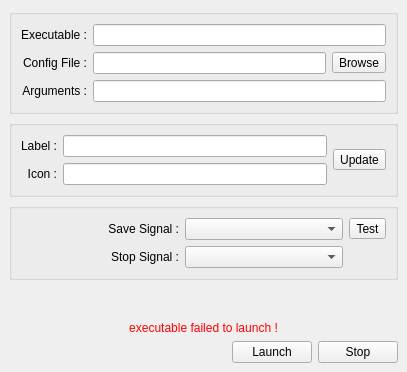
<?xml version="1.0" encoding="UTF-8"?>
<ui version="4.0">
 <class>MainWindow</class>
 <widget class="QMainWindow" name="MainWindow">
  <property name="geometry">
   <rect>
    <x>0</x>
    <y>0</y>
    <width>407</width>
    <height>372</height>
   </rect>
  </property>
  <property name="windowTitle">
   <string>Ray Proxy</string>
  </property>
  <widget class="QWidget" name="centralwidget">
   <layout class="QVBoxLayout" name="verticalLayout_2">
    <item>
     <widget class="QGroupBox" name="groupBox">
      <property name="toolTip">
       <string>&lt;html&gt;&lt;head/&gt;&lt;body&gt;&lt;p&gt;Command-line options are incompatible with robust session management for a variety of reasons, so the NSM server does not support them directly.&lt;/p&gt;&lt;p&gt;Some audio programs doesn't have NSM implementation yet, but they can have a LASH/LADISH implementation, and we can use it for the save signal.&lt;/p&gt;&lt;p&gt;Be warned that referring to files outside of the session directory will impair your ability to reliably archive and transport sessions. &lt;br/&gt;&lt;br/&gt;Patching the program to use NSM natively will result in a better experience. &lt;/p&gt;&lt;/body&gt;&lt;/html&gt;</string>
      </property>
      <property name="title">
       <string/>
      </property>
      <layout class="QGridLayout" name="gridLayout_3">
       <item row="1" column="1">
        <widget class="QLineEdit" name="lineEditConfigFile">
         <property name="toolTip">
          <string>&lt;html&gt;&lt;head/&gt;&lt;body&gt;&lt;p&gt;The program will be started with its current directory being a uniquely named directory under the current session directory. &lt;/p&gt;&lt;p&gt;It is recommended that you only refer to files in the current directory.&lt;/p&gt;&lt;/body&gt;&lt;/html&gt;</string>
         </property>
        </widget>
       </item>
       <item row="1" column="0">
        <widget class="QLabel" name="label_3">
         <property name="toolTip">
          <string>&lt;html&gt;&lt;head/&gt;&lt;body&gt;&lt;p&gt;The program will be started with its current directory being a uniquely named directory under the current session directory. &lt;/p&gt;&lt;p&gt;It is recommended that you only refer to files in the current directory.&lt;/p&gt;&lt;/body&gt;&lt;/html&gt;</string>
         </property>
         <property name="text">
          <string>Config File :</string>
         </property>
         <property name="alignment">
          <set>Qt::AlignRight|Qt::AlignTrailing|Qt::AlignVCenter</set>
         </property>
        </widget>
       </item>
       <item row="0" column="0">
        <widget class="QLabel" name="label_2">
         <property name="toolTip">
          <string>&lt;html&gt;&lt;head/&gt;&lt;body&gt;&lt;p&gt;Command-line options are incompatible with robust session management for a variety of reasons, so the NSM server does not support them directly.&lt;/p&gt;&lt;p&gt;Some audio programs doesn't have NSM implementation yet, but they can have a LASH/LADISH implementation, and we can use it for the save signal.&lt;/p&gt;&lt;p&gt;Be warned that referring to files outside of the session directory will impair your ability to reliably archive and transport sessions. &lt;br/&gt;&lt;br/&gt;Patching the program to use NSM natively will result in a better experience. &lt;/p&gt;&lt;/body&gt;&lt;/html&gt;</string>
         </property>
         <property name="text">
          <string>Executable :</string>
         </property>
         <property name="alignment">
          <set>Qt::AlignRight|Qt::AlignTrailing|Qt::AlignVCenter</set>
         </property>
        </widget>
       </item>
       <item row="0" column="1" colspan="2">
        <widget class="QLineEdit" name="lineEditExecutable">
         <property name="toolTip">
          <string>&lt;html&gt;&lt;head/&gt;&lt;body&gt;&lt;p&gt;Command-line options are incompatible with robust session management for a variety of reasons, so the NSM server does not support them directly.&lt;/p&gt;&lt;p&gt;Some audio programs doesn't have NSM implementation yet, but they can have a LASH/LADISH implementation, and we can use it for the save signal.&lt;/p&gt;&lt;p&gt;Be warned that referring to files outside of the session directory will impair your ability to reliably archive and transport sessions. &lt;br/&gt;&lt;br/&gt;Patching the program to use NSM natively will result in a better experience. &lt;/p&gt;&lt;/body&gt;&lt;/html&gt;</string>
         </property>
        </widget>
       </item>
       <item row="1" column="2">
        <widget class="QToolButton" name="toolButtonBrowse">
         <property name="toolTip">
          <string>&lt;html&gt;&lt;head/&gt;&lt;body&gt;&lt;p&gt;The program will be started with its current directory being a uniquely named directory under the current session directory. &lt;/p&gt;&lt;p&gt;It is recommended that you only refer to files in the current directory.&lt;/p&gt;&lt;/body&gt;&lt;/html&gt;</string>
         </property>
         <property name="text">
          <string>Browse</string>
         </property>
         <property name="icon">
          <iconset theme="folder-open">
           <normaloff>.</normaloff>.</iconset>
         </property>
         <property name="toolButtonStyle">
          <enum>Qt::ToolButtonTextBesideIcon</enum>
         </property>
        </widget>
       </item>
       <item row="2" column="0">
        <widget class="QLabel" name="label_5">
         <property name="toolTip">
          <string>&lt;html&gt;&lt;head/&gt;&lt;body&gt;&lt;p&gt;The environment variables $NSM_CLIENT_ID and $NSM_SESSION_NAME will contain the unique client ID (suitable for use as e.g. a JACK client name) and the display name for the session, respectively.&lt;br/&gt;The variable $CONFIG_FILE will contain the name of the config file selected above.&lt;/p&gt;&lt;/body&gt;&lt;/html&gt;</string>
         </property>
         <property name="text">
          <string>Arguments :</string>
         </property>
         <property name="alignment">
          <set>Qt::AlignRight|Qt::AlignTrailing|Qt::AlignVCenter</set>
         </property>
        </widget>
       </item>
       <item row="2" column="1" colspan="2">
        <widget class="QLineEdit" name="lineEditArguments">
         <property name="toolTip">
          <string>&lt;html&gt;&lt;head/&gt;&lt;body&gt;&lt;p&gt;The environment variables $NSM_CLIENT_ID and $NSM_SESSION_NAME will contain the unique client ID (suitable for use as e.g. a JACK client name) and the display name for the session, respectively.&lt;br/&gt;The variable $CONFIG_FILE will contain the name of the config file selected above.&lt;/p&gt;&lt;/body&gt;&lt;/html&gt;</string>
         </property>
        </widget>
       </item>
      </layout>
     </widget>
    </item>
    <item>
     <widget class="QGroupBox" name="groupBox_2">
      <property name="title">
       <string/>
      </property>
      <layout class="QGridLayout" name="gridLayout">
       <item row="1" column="0">
        <widget class="QLabel" name="label_6">
         <property name="text">
          <string>Label :</string>
         </property>
         <property name="alignment">
          <set>Qt::AlignRight|Qt::AlignTrailing|Qt::AlignVCenter</set>
         </property>
        </widget>
       </item>
       <item row="2" column="1">
        <widget class="QLineEdit" name="lineEditIcon"/>
       </item>
       <item row="1" column="1">
        <widget class="QLineEdit" name="lineEditLabel"/>
       </item>
       <item row="2" column="0">
        <widget class="QLabel" name="label">
         <property name="text">
          <string>Icon :</string>
         </property>
         <property name="alignment">
          <set>Qt::AlignRight|Qt::AlignTrailing|Qt::AlignVCenter</set>
         </property>
        </widget>
       </item>
       <item row="1" column="2" rowspan="2">
        <widget class="QToolButton" name="toolButtonRefresh">
         <property name="text">
          <string>Update</string>
         </property>
         <property name="icon">
          <iconset theme="view-refresh">
           <normaloff>.</normaloff>.</iconset>
         </property>
         <property name="toolButtonStyle">
          <enum>Qt::ToolButtonTextBesideIcon</enum>
         </property>
        </widget>
       </item>
      </layout>
     </widget>
    </item>
    <item>
     <widget class="QGroupBox" name="groupBox_3">
      <property name="title">
       <string/>
      </property>
      <layout class="QGridLayout" name="gridLayout_2">
       <item row="0" column="1">
        <widget class="QComboBox" name="comboSaveSig">
         <property name="toolTip">
          <string>&lt;html&gt;&lt;head/&gt;&lt;body&gt;&lt;p&gt;Some (very few) programs may respond to a specific Unix signal by somehow saving their state.&lt;/p&gt;&lt;p&gt;If 'Save Signal' is set to something other than 'None', then Ray Proxy will deliver the specified signal to the proxied process upon an NSM 'Save' event.&lt;/p&gt;&lt;p&gt;If program is compatible with LASH/LADISH, save signal is SIGUSR1.&lt;/p&gt;&lt;p&gt;Most programs will treat these signals just like SIGTERM and die.&lt;/p&gt;&lt;p&gt;You have been warned.&lt;/p&gt;&lt;/body&gt;&lt;/html&gt;</string>
         </property>
        </widget>
       </item>
       <item row="1" column="1">
        <widget class="QComboBox" name="comboStopSig">
         <property name="toolTip">
          <string>&lt;html&gt;&lt;head/&gt;&lt;body&gt;&lt;p&gt;Most programs will shutdown gracefully when sent a SIGTERM or SIGINT signal.&lt;br/&gt;It's impossible to know which signal a specific program will respond to.&lt;br/&gt;A unhandled signal will simply kill the process, and may cause problems with the audio subsystem (e.g. JACK).&lt;br/&gt;Check the program's documentation or source code to determine which signal to use to stop it gracefully.&lt;/p&gt;&lt;/body&gt;&lt;/html&gt;</string>
         </property>
        </widget>
       </item>
       <item row="0" column="0">
        <widget class="QLabel" name="label_8">
         <property name="toolTip">
          <string>&lt;html&gt;&lt;head/&gt;&lt;body&gt;&lt;p&gt;Some (very few) programs may respond to a specific Unix signal by somehow saving their state.&lt;/p&gt;&lt;p&gt;If 'Save Signal' is set to something other than 'None', then Ray Proxy will deliver the specified signal to the proxied process upon an NSM 'Save' event.&lt;/p&gt;&lt;p&gt;If program is compatible with LASH/LADISH, save signal is SIGUSR1.&lt;/p&gt;&lt;p&gt;Most programs will treat these signals just like SIGTERM and die.&lt;/p&gt;&lt;p&gt;You have been warned.&lt;/p&gt;&lt;/body&gt;&lt;/html&gt;</string>
         </property>
         <property name="text">
          <string>Save Signal :</string>
         </property>
         <property name="alignment">
          <set>Qt::AlignRight|Qt::AlignTrailing|Qt::AlignVCenter</set>
         </property>
        </widget>
       </item>
       <item row="1" column="0">
        <widget class="QLabel" name="label_10">
         <property name="toolTip">
          <string>&lt;html&gt;&lt;head/&gt;&lt;body&gt;&lt;p&gt;Most programs will shutdown gracefully when sent a SIGTERM or SIGINT signal.&lt;br/&gt;It's impossible to know which signal a specific program will respond to.&lt;br/&gt;A unhandled signal will simply kill the process, and may cause problems with the audio subsystem (e.g. JACK).&lt;br/&gt;Check the program's documentation or source code to determine which signal to use to stop it gracefully.&lt;/p&gt;&lt;/body&gt;&lt;/html&gt;</string>
         </property>
         <property name="text">
          <string>Stop Signal :</string>
         </property>
         <property name="alignment">
          <set>Qt::AlignRight|Qt::AlignTrailing|Qt::AlignVCenter</set>
         </property>
        </widget>
       </item>
       <item row="0" column="2">
        <widget class="QToolButton" name="toolButtonTestSave">
         <property name="text">
          <string>Test</string>
         </property>
         <property name="icon">
          <iconset theme="send-to-symbolic">
           <normaloff>.</normaloff>.</iconset>
         </property>
         <property name="toolButtonStyle">
          <enum>Qt::ToolButtonTextBesideIcon</enum>
         </property>
        </widget>
       </item>
      </layout>
     </widget>
    </item>
    <item>
     <spacer name="verticalSpacer">
      <property name="orientation">
       <enum>Qt::Vertical</enum>
      </property>
      <property name="sizeHint" stdset="0">
       <size>
        <width>20</width>
        <height>40</height>
       </size>
      </property>
     </spacer>
    </item>
    <item>
     <widget class="QLabel" name="labelError">
      <property name="styleSheet">
       <string notr="true">color: red</string>
      </property>
      <property name="text">
       <string>executable failed to launch !</string>
      </property>
      <property name="alignment">
       <set>Qt::AlignCenter</set>
      </property>
     </widget>
    </item>
    <item>
     <layout class="QHBoxLayout" name="horizontalLayout">
      <item>
       <spacer name="horizontalSpacer_2">
        <property name="orientation">
         <enum>Qt::Horizontal</enum>
        </property>
        <property name="sizeHint" stdset="0">
         <size>
          <width>40</width>
          <height>20</height>
         </size>
        </property>
       </spacer>
      </item>
      <item>
       <widget class="QPushButton" name="pushButtonStart">
        <property name="text">
         <string>Launch</string>
        </property>
        <property name="icon">
         <iconset theme="media-playback-start">
          <normaloff>.</normaloff>.</iconset>
        </property>
       </widget>
      </item>
      <item>
       <widget class="QPushButton" name="pushButtonStop">
        <property name="text">
         <string>Stop</string>
        </property>
        <property name="icon">
         <iconset theme="media-playback-stop">
          <normaloff>.</normaloff>.</iconset>
        </property>
       </widget>
      </item>
     </layout>
    </item>
   </layout>
  </widget>
 </widget>
 <resources/>
 <connections/>
</ui>
